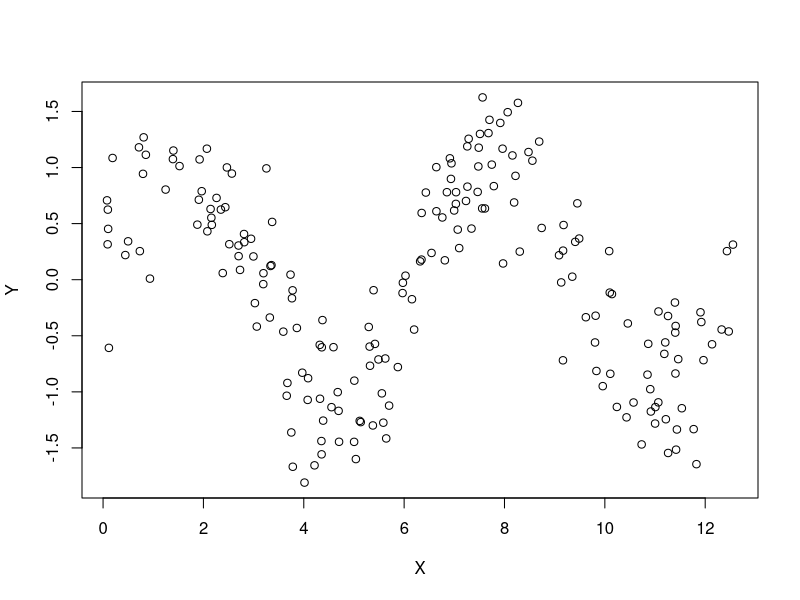
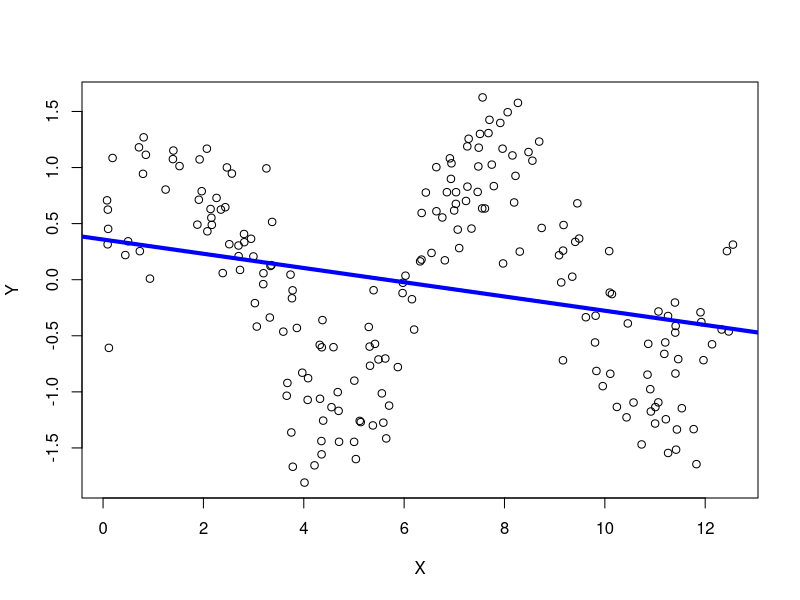
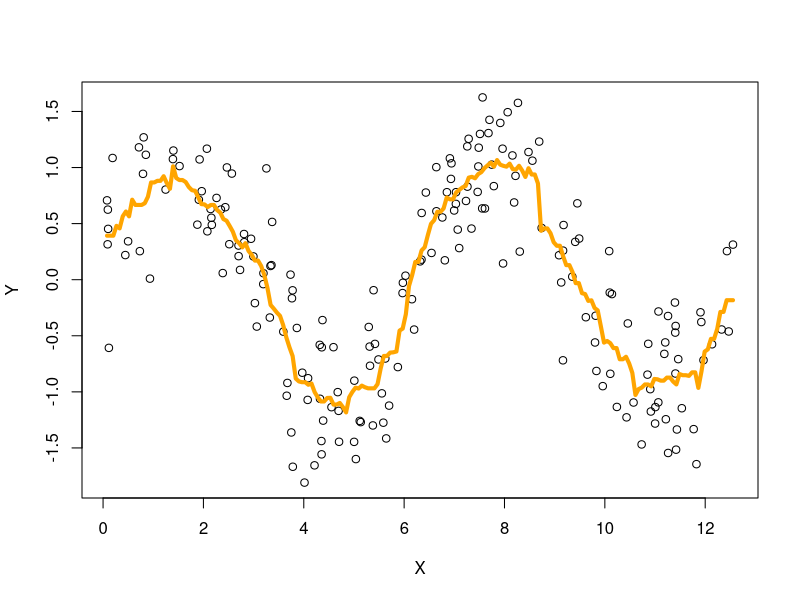
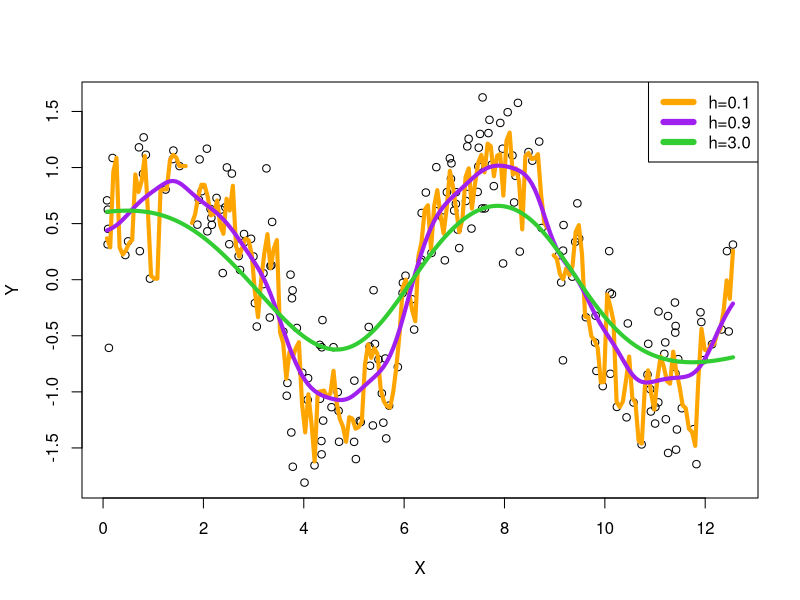

R code for these plots, in order:
## ---- chunk 1
X = runif(200, min=0, max=4*pi)
Y = sin(X) + rnorm(200, sd=0.4)
plot(X,Y, pch=1)
## ---- chunk 2
fit = lm(Y~X)
plot(X,Y, pch=1)
abline(fit, lwd=4, col="blue")
## ---- chunk 3
Kreg = ksmooth(x=X,y=Y,kernel = "box",bandwidth = 0.9)
plot(X,Y,pch=1)
lines(Kreg, lwd=4, col="orange")
## ---- chunk 4
Kreg1 = ksmooth(x=X,y=Y,kernel = "normal",bandwidth = 0.1)
Kreg2 = ksmooth(x=X,y=Y,kernel = "normal",bandwidth = 0.9)
Kreg3 = ksmooth(x=X,y=Y,kernel = "normal",bandwidth = 3.0)
plot(X,Y,pch=1)
lines(Kreg1, lwd=4, col="orange")
lines(Kreg2, lwd=4, col="purple")
lines(Kreg3, lwd=4, col="limegreen")
legend("topright", c("h=0.1","h=0.9","h=3.0"), lwd=6, col=c("orange","purple","limegreen"))
